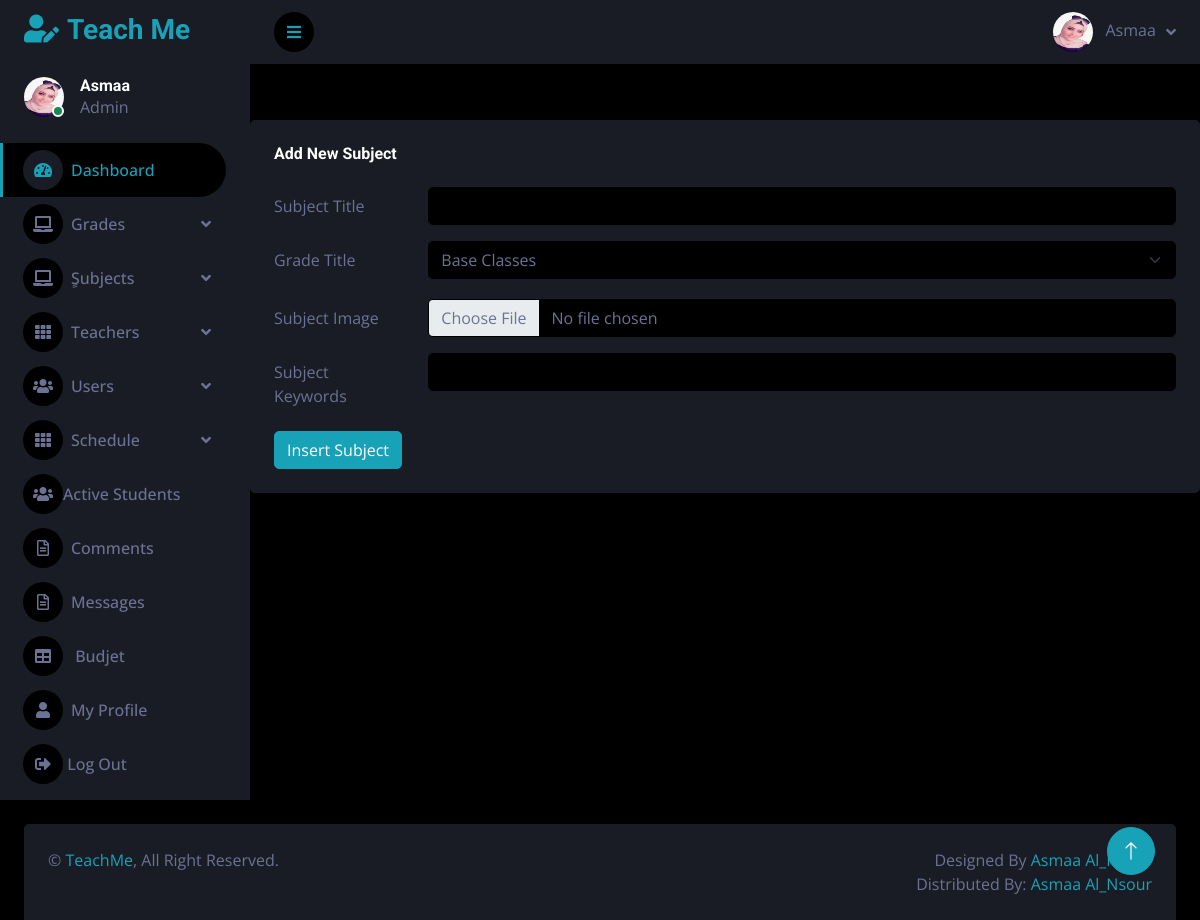
Page /Source Code/private_online_sessions/admin_area/index.php?insert_subject (signed in) on the committed database.
### tables this page shows
CREATE TABLE `users` (
  `id` int(11) NOT NULL,
  `full_name` varchar(255) NOT NULL,
  `email` varchar(255) NOT NULL,
  `age` int(11) NOT NULL,
  `password` varchar(255) NOT NULL,
  `phone` varchar(50) NOT NULL,
  `user_type` varchar(50) NOT NULL DEFAULT 'user',
  `address` varchar(255) NOT NULL,
  `profile_pic` varchar(255) NOT NULL,
  `subject` varchar(255) DEFAULT NULL,
  `delete_user` int(11) NOT NULL DEFAULT 1
);

### Source Code/private_online_sessions/admin_area/insert_subject.php (the view, shortened to what this page needs)
<?php
if(!isset($_SESSION['admin_email'])){
  echo "<script>window.open('../dashboard/login.php','_self')</script>";
}
else {
?>
<br><br>
 <div class="col-sm-12 col-xl-12  mt-2">
                        <div class="bg-secondary rounded h-100 p-4">
                            <h6 class="mb-4">Add New Subject</h6>
                            <form method="post" enctype="multipart/form-data">
                                <div class="row mb-3">
                                    <label for="inputEmail3" class="col-sm-2 col-form-label">Subject Title</label>
                                    <div class="col-sm-10">
                                        <input type="text"  name="subject_title" class="form-control" id="inputEmail3" required>
                                    </div>
                                </div>
                                <div class="row mb-3">
                                    <label for="inputEmail3" class="col-sm-2 col-form-label">Grade Title</label>
                                    <div class="col-sm-10">
                                    <select  name="grade" class="form-select mb-1" aria-label="Default select example">
                                <?php
                                $get_grade = "select * from grades WHERE delete_grade = '1' ";
$run_grade = mysqli_query($con,$get_grade);
while ($row_grade=mysqli_fetch_array($run_grade)) {
$grade_id = $row_grade['id'];
$grade_title = $row_grade['grade'];
echo '<option value='.  $grade_id.'>' .$grade_title .'</option>'
?>
<?php
}
?>                       </select>
                                    </div></div>
                                <div class="row mb-3">
                                <label for="inputPassword3" class="col-sm-2 col-form-label">Subject Image</label>
                                    <div class="col-sm-10">
                                    <input class="form-control bg-dark" name="subject_img" type="file" id="formFile">
                                    </div>
                                </div>
                                <div class="row mb-3">
                                    <label for="inputEmail3" class="col-sm-2 col-form-label">Subject Keywords </label>
                                    <div class="col-sm-10">
                                        <input type="text"  name="subject_keywords" class="form-control" id="inputEmail3" required>
                                    </div>
                                </div>
                                <input type="submit" name="submit" value="Insert Subject"  class="btn btn-primary">
                        </div>
                    </div>
<?php } ?>

### Source Code/private_online_sessions/admin_area/sidebar.php (shortened to what this page needs)
<?php
include("includes/db.php");
if(!isset($_SESSION['admin_email'])){
echo "<script>window.open('../dashboard/login.php','_self')</script>";
}
else {
    $email=$_SESSION['admin_email'];
    $get_admin = "SELECT * FROM users WHERE email ='$email'";
    $run_admin = mysqli_query($con,$get_admin);
    $row_admin = mysqli_fetch_array($run_admin);
?>
<body>
    <div class="container-fluid position-relative d-flex p-0">
        <div class="sidebar pe-4 pb-3">
            <nav class="navbar bg-secondary navbar-dark">
                <a href="index.php?dashboard" class="navbar-brand mx-4 mb-3">
                    <h3 class="text-primary"><i class="fa fa-user-edit me-2"></i>Teach Me</h3>
                </a>
                <div class="d-flex align-items-center ms-4 mb-4">
                    <div class="position-relative">
                        <img class="rounded-circle" src="../admin_area/user_image/<?php echo $row_admin['profile_pic']; ?>" alt="" style="width: 40px; height: 40px;">
                        <div class="bg-success rounded-circle border border-2 border-white position-absolute end-0 bottom-0 p-1"></div>
                    </div>
                    <div class="ms-3">
                        <h6 class="mb-0"><?php echo $row_admin['full_name'] ;?></h6>
                        <span>Admin</span>
                    </div>
                </div>
                <div class="navbar-nav w-100">
                <a href="index.php?dashboard" class="nav-item nav-link active"><i class="fa fa-tachometer-alt me-2"></i>Dashboard</a>
                <div class="nav-item dropdown">
                        <a href="#" class="nav-link dropdown-toggle" data-bs-toggle="dropdown"><i class="fa fa-laptop me-2"></i>Grades</a>
                    </div>
                <div class="nav-item dropdown">
                        <a href="#" class="nav-link dropdown-toggle" data-bs-toggle="dropdown"><i class="fa fa-laptop me-2"></i>ٍSubjects</a>
                    </div>
                    <div class="nav-item dropdown">
                        <a href="#" class="nav-link dropdown-toggle" data-bs-toggle="dropdown"><i class="fa fa-th me-2"></i>Teachers</a>
                    </div>
                    <div class="nav-item dropdown">
                        <a href="#" class="nav-link dropdown-toggle" data-bs-toggle="dropdown"><i class="fa fa-users me-2"></i>Users</a>
                    </div>
                    <div class="nav-item dropdown">
                <a href="#" class="nav-link dropdown-toggle" data-bs-toggle="dropdown"><i class="fa fa-th me-2"></i>Schedule</a>
                </div>
                    <a href="index.php?student" class="nav-item nav-link"><i class="fas fa-users"></i>Active Students</a>
                    <a href="index.php?comment" class="nav-item nav-link"><i class="far fa-file-alt me-2"></i>Comments</a>
                    <a href="index.php?message" class="nav-item nav-link"><i class="far fa-file-alt me-2"></i>Messages</a>
                                   <a href="index.php?budjet" class="nav-item nav-link"><i class="fa fa-table me-2"></i> Budjet</a>
                    <a href="index.php?user_profile=<?php echo $id; ?>" class="nav-item nav-link"><i class="fa fa-user me-2"></i>My Profile</a>
                    <a href="index.php?logout" class="nav-item nav-link"><i class="fas fa-sign-out-alt"></i>  Log Out</a>
                </div>
            </nav>
        </div>
        <div class="content">
            <nav class="navbar navbar-expand bg-secondary navbar-dark sticky-top px-4 py-0">
                <a href="#" class="sidebar-toggler flex-shrink-0">
                    <i class="fa fa-bars"></i>
                </a>
                <div class="navbar-nav align-items-center ms-auto">
                    <div class="nav-item dropdown">
                    <div class="nav-item dropdown">
                        <a href="#" class="nav-link dropdown-toggle" data-bs-toggle="dropdown">
                            <img class="rounded-circle me-lg-2" src="../admin_area/user_image/<?php echo $row_admin['profile_pic']; ?>" alt="" style="width: 40px; height: 40px;">
                            <span class="d-none d-lg-inline-flex"><?php echo $row_admin['full_name'] ;?></span>
                        </a>
                    </div>
                </div>
            </nav>
        <?php
 }
  ?>

### Source Code/private_online_sessions/admin_area/css/style.css (style rules this page uses)
:root { --primary: #17A2B8; --secondary: #191C24; --light: #6C7293; --dark: #000000; }
.btn { transition: .5s; }
.sidebar { position: fixed; top: 0; left: 0; bottom: 0; width: 250px; height: 100vh; overflow-y: auto; background: var(--secondary); transition: 0.5s; z-index: 999; }
.content { margin-left: 250px; min-height: 100vh; background: var(--dark); transition: 0.5s; }
@media (min-width: 992px) { .sidebar { margin-left: 0; } }
@media (min-width: 992px) { .content { width: calc(100% - 250px); } }
.sidebar .navbar .navbar-nav .nav-link { padding: 7px 20px; color: var(--light); font-weight: 500; border-left: 3px solid var(--secondary); border-radius: 0 30px 30px 0; outline: none; }
.sidebar .navbar .navbar-nav .nav-link:hover, .sidebar .navbar .navbar-nav .nav-link.active { color: var(--primary); background: var(--dark); border-color: var(--primary); }
.sidebar .navbar .navbar-nav .nav-link i { width: 40px; height: 40px; display: inline-flex; align-items: center; justify-content: center; background: var(--dark); border-radius: 40px; }
.sidebar .navbar .navbar-nav .nav-link:hover i, .sidebar .navbar .navbar-nav .nav-link.active i { background: var(--secondary); }
.sidebar .navbar .dropdown-toggle::after { position: absolute; top: 15px; right: 15px; border: none; content: "\f107"; font-family: "Font Awesome 5 Free"; font-weight: 900; transition: .5s; }
.content .navbar .navbar-nav .nav-link { margin-left: 25px; padding: 12px 0; color: var(--light); outline: none; }
.content .navbar .sidebar-toggler, .content .navbar .navbar-nav .nav-link i { width: 40px; height: 40px; display: inline-flex; align-items: center; justify-content: center; background: var(--dark); border-radius: 40px; }
.content .navbar .dropdown-toggle::after { margin-left: 6px; vertical-align: middle; border: none; content: "\f107"; font-family: "Font Awesome 5 Free"; font-weight: 900; transition: .5s; }

### rows in the picture
users: profile_pic (picture), full_name "Asmaa"

### other values in the picture
form field grade "Base Classes"
